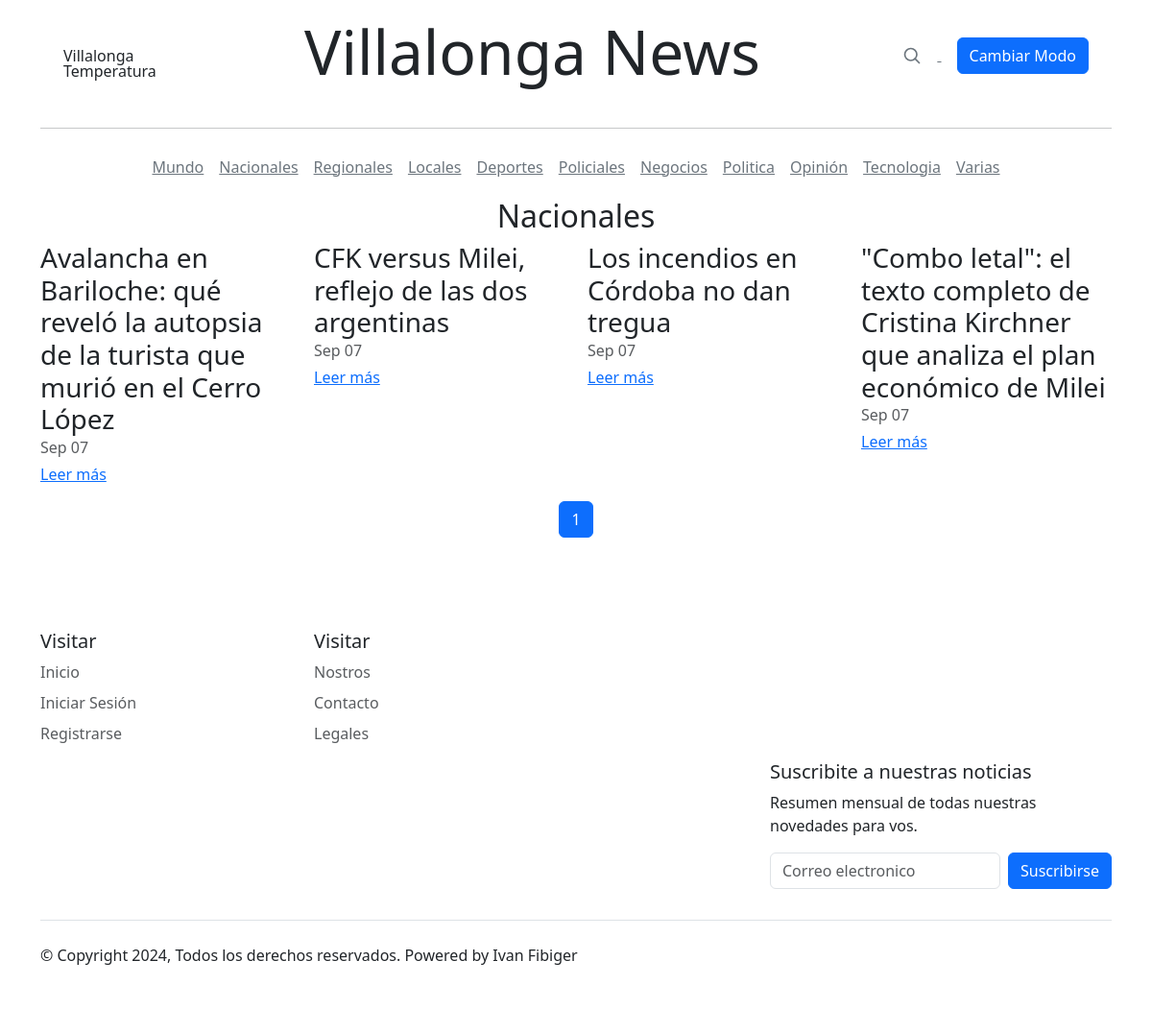
Screenshot of /categoria/Nacionales/ with the database file from the repository.
### core/models.py (models this page shows, shortened)
class Category(models.Model):
    name = models.CharField(max_length=60, unique=True)

class Article(models.Model):
    title = models.CharField(max_length=250)
    lead = models.TextField(null=True)
    body = models.TextField()
    media = models.FileField(upload_to='media/', null=True, blank=True)
    media_footer = models.CharField(max_length=250, blank=True)
    author = models.ForeignKey(User, on_delete=models.CASCADE, related_name='articles')
    category = models.ForeignKey(Category, on_delete=models.CASCADE)
    published_date = models.DateTimeField(auto_now_add=True)
    updated_date = models.DateTimeField(auto_now=True)
    is_featured = models.BooleanField(default=False)
    is_important = models.BooleanField(default=False)
    class Meta:
        ordering = ['-published_date']

### core/views.py (the view)
# urls.py: path('categoria/<str:category_name>/', views.category_detail, name='category_detail'),
def category_detail(request, category_name):
    category = get_object_or_404(Category, name=category_name)
    articles = Article.objects.filter(category=category).order_by('-published_date')
    paginator = Paginator(articles, 4)
    page_number = request.GET.get('page', 1)
    try:
        page = paginator.get_page(page_number)
    except PageNotAnInteger:
        page = paginator.page(1)
    except EmptyPage:
        page = paginator.page(paginator.num_pages)
    return render(request, 'secciones.html', {
        'category': category,
        'page': page,
    })

### core/templates/secciones.html (shortened to what this page needs)
<!DOCTYPE html>
<html lang="es">
<head>
  <link href="https://cdn.jsdelivr.net/npm/bootstrap@5.3.2/dist/css/bootstrap.min.css" rel="stylesheet"
>
  <link rel="stylesheet" type="text/css"
    href="https://cdnjs.cloudflare.com/ajax/libs/slick-carousel/1.8.1/slick.min.css" />
  <link rel="stylesheet" type="text/css"
    href="https://cdnjs.cloudflare.com/ajax/libs/slick-carousel/1.8.1/slick-theme.min.css" />
  <link rel="stylesheet" href="blog.css">
</head>
<body>
  <div class="container">
    <div class="container">
      <header class="blog-header lh-1 py-3">
        <div class="container">
          <div class="row flex-nowrap justify-content-between align-items-center">
            <div class="col-4 col-sm-2">
              <div id="weatherWidget" class="tie-weather-widget is-animated d-none d-sm-block" title="Weather">
                <div class="weather-wrap">
                  <div class="weather-forecast-day small-weather-icons">
                    <div class="weather-icon">
                    </div>
                  </div>
                  <div class="city-data">
                    <span id="cityName">Villalonga</span>
                    <span id="weatherTemp" class="weather-current-temp">Temperatura</span>
                  </div>
                </div>
              </div>
            </div>
            <div class="col-4 col-sm-6 text-center">
              <h1 class="display-3 text-center"><a class="blog-header-logo text-dark" href="#"
                  id="titulo-principal">Villalonga News</a></h1>
            </div>
            <div class="col-4 col-sm-3 text-end">
              <div id="collapseButtons" class="collapse d-sm-block">
                <a class="link-secondary me-3 d-none d-sm-inline" href="#" aria-label="Search">
                  <svg xmlns="http://www.w3.org/2000/svg" width="20" height="20" fill="none" stroke="currentColor"
                    stroke-linecap="round" stroke-linejoin="round" stroke-width="2" class="mx-3" role="img"
                    viewBox="0 0 24 24">
                    <title>Search</title>
                    <circle cx="10.5" cy="10.5" r="7.5"></circle>
                    <path d="M21 21l-5.2-5.2"></path>
                  </svg>
                </a>
                <button id="modoBtn" class="btn btn-primary">Cambiar Modo</button>
              </div>
            </div>
          </div>
        </div>
      </header>
    </div>
    <hr>
    <div class="nav-scroller py-1 mb-2">
      <nav class="nav d-flex justify-content-center">
        <a class="p-2 link-secondary" href="#">Mundo</a>
        <a class="p-2 link-secondary" href="#">Nacionales</a>
        <a class="p-2 link-secondary" href="#">Regionales</a>
        <a class="p-2 link-secondary" href="#">Locales</a>
        <a class="p-2 link-secondary" href="#">Deportes</a>
        <a class="p-2 link-secondary" href="#">Policiales</a>
        <a class="p-2 link-secondary" href="#">Negocios</a>
        <a class="p-2 link-secondary" href="#">Politica</a>
        <a class="p-2 link-secondary" href="#">Opinión</a>
        <a class="p-2 link-secondary" href="#">Tecnologia</a>
        <a class="p-2 link-secondary" href="#">Varias</a>
      </nav>
    </div>
  </div>
  <div class="container">
    <main class="mb-5">
      <h2 class="text-center">{{ category.name }}</h2>
      <div class="row">
        {% for article in page %}
          <div class="col-md-3 mb-3">
            <h3 class="mb-0">{{ article.title }}</h3>
            <div class="mb-1 text-muted">{{ article.published_date|date:"M d" }}</div>
            <a href="{{ article.get_absolute_url }}" class="stretched-link">Leer más</a>
          </div>
        {% empty %}
          <p>No hay artículos disponibles en esta categoría.</p>
        {% endfor %}
      </div>
      <nav aria-label="Page navigation">
        <ul class="pagination justify-content-center">
          {% for num in page.paginator.page_range %}
            <li class="page-item {% if page.number == num %}active{% endif %}">
              <a class="page-link" href="?page={{ num }}">{{ num }}</a>
            </li>
          {% endfor %}
        </ul>
      </nav>
    </main>
  </div>
  <div class="container">
    <footer class="py-5">
      <div class="row">
        <div class="col-3 col-md-3 mb-2">
          <h5>Visitar</h5>
          <ul class="nav flex-column">
            <li class="nav-item mb-2"><a href="#" class="nav-link p-0 text-body-secondary">Inicio</a></li>
            <li class="nav-item mb-2"><a href="#" class="nav-link p-0 text-body-secondary">Iniciar Sesión</a></li>
            <li class="nav-item mb-2"><a href="#" class="nav-link p-0 text-body-secondary">Registrarse</a></li>
          </ul>
        </div>
        <div class="col-3 col-md-3 mb-2">
          <h5>Visitar</h5>
          <ul class="nav flex-column">
            <li class="nav-item mb-2"><a href="#" class="nav-link p-0 text-body-secondary">Nostros</a></li>
            <li class="nav-item mb-2"><a href="#" class="nav-link p-0 text-body-secondary">Contacto</a></li>
            <li class="nav-item mb-2"><a href="#" class="nav-link p-0 text-body-secondary">Legales</a></li>
          </ul>
        </div>
        <div class="col-md-4 offset-md-8 mb-2">
          <form>
            <h5>Suscribite a nuestras noticias</h5>
            <p>Resumen mensual de todas nuestras novedades para vos.</p>
            <div class="d-flex flex-column flex-sm-row w-100 gap-2">
              <input id="newsletter1" type="text" class="form-control" placeholder="Correo electronico">
              <button class="btn btn-primary" type="button">Suscribirse</button>
            </div>
          </form>
        </div>
      </div>
      <div class="d-flex flex-column flex-sm-row justify-content-between py-4 my-4 border-top">
        <p>© Copyright 2024, Todos los derechos reservados. Powered by Ivan Fibiger</p>
        <ul class="list-unstyled d-flex">
          <li class="ms-3"><a class="link-dark" href="#"><svg class="bi" width="24" height="24">
                <use xlink:href="#twitter" /></svg></a></li>
          <li class="ms-3"><a class="link-dark" href="#"><svg class="bi" width="24" height="24">
                <use xlink:href="#instagram" /></svg></a></li>
          <li class="ms-3"><a class="link-dark" href="#"><svg class="bi" width="24" height="24">
                <use xlink:href="#facebook" /></svg></a></li>
        </ul>
      </div>
    </footer>
  </div>
</body>
</html>

### static/css/blog.css (style rules this page uses)
.container { position: relative; }
#titulo-principal { text-decoration: none; }

### rows the page displays
Category: name "Nacionales"
Article: title "Avalancha en Bariloche: qué reveló la autopsia de la turista que murió en el Cerro López", published_date "Sep 07"
Article: title "CFK versus Milei, reflejo de las dos argentinas", published_date "Sep 07"
Article: title "Los incendios en Córdoba no dan tregua", published_date "Sep 07"
Article: title "\"Combo letal\": el texto completo de Cristina Kirchner que analiza el plan económico de Milei", published_date "Sep 07"

### other values shown
{{ num }} "1"
